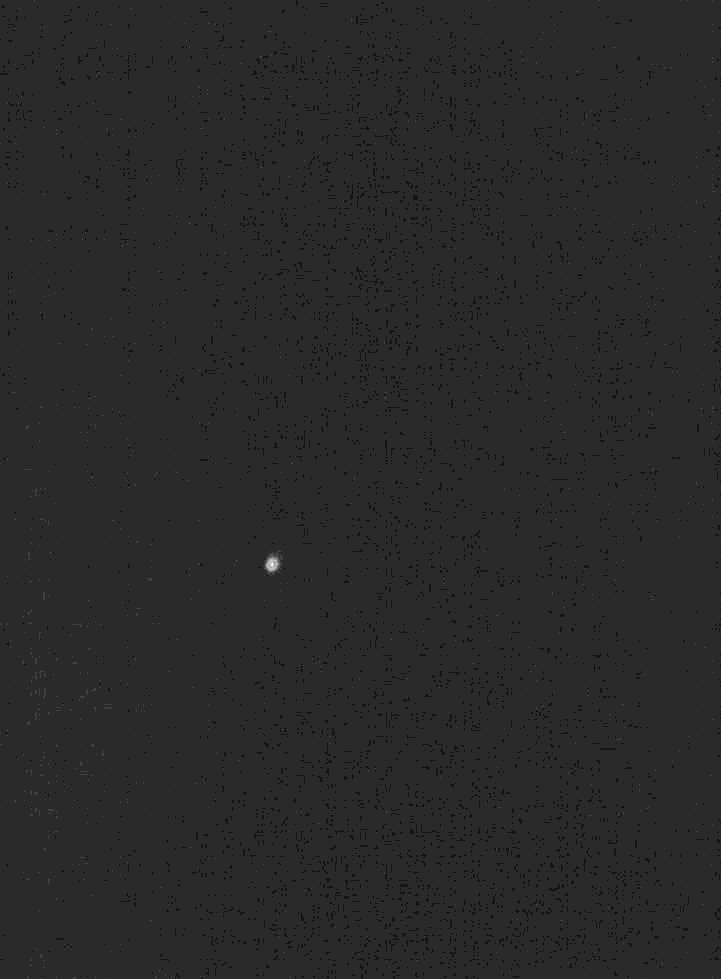
#> input picture Gaussian_Fit/Test_Images/220214_1035_Image.jpg, 721 x 979 px, shrunk from 2208 x 3000 before the run
$ python Gaussian_Fit.py
#> lines starting #> are read from the running program, lines starting #| are printed output that depends on the picture
#Matthew Leung
#February 2022
"""
Functions used to fit a Gaussian to an image, iteratively find the centroid
of an image, crop an image, etc.
"""

import os
import numpy as np
import matplotlib.pyplot as plt
import matplotlib.patches as patches
import scipy.optimize
import scipy.special
import cv2 as cv
import warnings

#######################################################################################
#######################################################################################
#GAUSSIAN FUNCTIONS

def gaussian(x, y, x0, y0, sigma_x, sigma_y, A, back, theta):
    #2D Gaussian
    xs = x - x0
    ys = y - y0
    xr = xs*np.cos(theta) + ys*np.sin(theta)
    yr = -xs*np.sin(theta) + ys*np.cos(theta)
    return A * np.exp( -xr**2/(2*sigma_x**2) -yr**2/(2*sigma_y**2)) + back

def _gaussian(M, x0, y0, sigma_x, sigma_y, A, back, theta):
    #This is just a wrapper function
    x, y = M
    return gaussian(x, y, x0, y0, sigma_x, sigma_y, A, back, theta)

def gaussian_FWHM(sigma):
    return 2*sigma*np.sqrt(2*np.log(2))

# [4 lines left out: function gaussian_intensity, not called in this run]

#######################################################################################
#######################################################################################
#FUNCTIONS TO PROCESS BOUNDS, PARAMETERS, AND RESULTS

def get_param_names(fit_fcn):
    """
    Get the names of the parameters of fit_fcn
    Returns a list of str
    """
    from inspect import signature
    sig = signature(fit_fcn)
    sig_str = str(sig)
    param_names = ''.join(c for c in sig_str if c not in '() ')
    param_names = param_names.split(',')
    return param_names

def construct_bounds_p0(fit_fcn, lb_dict, ub_dict, p0_dict):
    """Constructs bounds and p0"""
    param_names = get_param_names(fit_fcn)
    lb = []
    ub = []
    p0 = []
    for i in range(1,len(param_names),1):
        param_name = param_names[i] #this is a str
        lb += [lb_dict[param_name]]
        ub += [ub_dict[param_name]]
        p0 += [p0_dict[param_name]]
    bounds = (tuple(lb),tuple(ub))
    return bounds, p0

def construct_params_result_dicts(fit_fcn, params, params_uncert):
    """Constructs dicts representing the fitted parameters and uncerts"""
    param_names = get_param_names(fit_fcn)
    params_dict = dict()
    params_uncert_dict = dict()
    for i in range(1,len(param_names),1):
        param_name = param_names[i]
        params_dict[param_name] = params[i-1]
        params_uncert_dict[param_name] = params_uncert[i-1]
    return params_dict, params_uncert_dict

# [15 lines left out: functions construct_params_from_params_dict, display_results, not called in this run]

#######################################################################################
#######################################################################################

def fit_function_to_img(img, fit_fcn, p0, bounds):
    """
    Fits a function <fit_fcn> to an image <img>, given initial parameters <p0>
    and bounds <bounds>
    """

    #2D domain of the fit
    x = np.arange(0, img.shape[1])
    y = np.arange(0, img.shape[0])
    X, Y = np.meshgrid(x, y)

    #Z = abs(img)
    Z = img
    Z_uncert = np.sqrt(np.abs(img)) #uncertainty is square root of counts

    ########################################################
    #Simple Fit Code:

    #Ravel the meshgrids of XY points to a pair of 1D arrays
    xdata = np.vstack((X.ravel(), Y.ravel()))

    ###########################################################################
    #Find the number of fit parameters in function and also the dof
    #See: https://stackoverflow.com/questions/847936/how-can-i-find-the-number-of-arguments-of-a-python-function/41188411#41188411
    from inspect import signature
    sig = signature(fit_fcn)
    dof = xdata.size - (len(sig.parameters) - 1)
    ###########################################################################

    #Use flattened (ravelled) ordering of the data points
    params, cov = scipy.optimize.curve_fit(fit_fcn, xdata, Z.ravel(), p0=p0, sigma=Z_uncert.ravel(), bounds=bounds, maxfev=2e4)

    # Calculate Chi-squared
    chisq = sum(((Z.ravel()-fit_fcn(xdata,*params))/Z_uncert.ravel())**2)
    # Convert Scipy cov matrix to standard covariance matrix.
    cov = cov*dof/chisq
    p = params

    p_uncert = [] #store the uncertainty in the parameters
    for i in range(len(p)) :
        p_uncert += [cov[i,i]**0.5*max(1,np.sqrt(chisq/dof))]
    cdf = scipy.special.chdtrc(dof,chisq)
    chisq_per_dof = chisq/dof
    #print("Chi^2/dof = {}".format(chisq_per_dof))
    #print("CDF = {}".format(cdf))

    return params, p_uncert

# [6 lines left out: function eval_fit_fcn_for_img, not called in this run]

def fit_gaussian(data, xy_guess=None):
    """
    Fit Gaussian PSF to image <img>
    """
    img = data
    theta_min = 0
    theta_max = np.pi
    theta_init = 0
    lb_dict = {'x0':0, 'y0':0, 'sigma_x':0, 'sigma_y':0, 'A':0, 'back':np.min(img), 'theta':theta_min}
    ub_dict = {'x0':img.shape[1], 'y0':img.shape[0], 'sigma_x':np.inf, 'sigma_y':np.inf, 'A':np.inf, 'back':np.inf, 'theta':theta_max}
    p0_dict = {'x0':img.shape[1]/2, 'y0':img.shape[0]/2, 'sigma_x':5, 'sigma_y':5, 'A':np.max(img), 'back':1.1*np.min(img), 'theta':theta_init}

    if xy_guess is not None:
        p0_dict['x0'] = xy_guess[0]
        p0_dict['y0'] = xy_guess[1]

    #fit_fcn = lambda M, x0, y0, sigma_x, sigma_y, A, theta: _gaussian(M, x0, y0, sigma_x, sigma_y, A, 0, theta)
    fit_fcn = _gaussian
    bounds, p0 = construct_bounds_p0(fit_fcn, lb_dict, ub_dict, p0_dict)
    params, params_uncert = fit_function_to_img(img, fit_fcn, p0, bounds)
    params_dict, params_uncert_dict = construct_params_result_dicts(fit_fcn, params, params_uncert)
    return params, params_uncert, params_dict, params_uncert_dict, fit_fcn

#######################################################################################
#######################################################################################

# [35 lines left out: function get_image_centroid, not called in this run]

def get_image_centroid_vectorized(img, calculate_std=False):
    """
    Fast version of get_image_centroid, with vectorized operations.
    Calculates centroid of image <img> using pixel values as weights.
    This is calculated using a weighted mean.
    """
    if img.size == 0: #If image is empty, just return 0, 0
        warnings.warn("ERROR: The image is empty!")
        return 0, 0
    if np.max(img) == np.min(img):
        #The code will fail if all pixels in the image have the same value,
        #because of division by 0 when dividing by img_normalized_sum.
        #Hence, just return the centre of the image
        warnings.warn("WARNING: The image has all constant values!")
        return img.shape[1]/2, img.shape[0]/2

    #First, apply min-max normalization to image <img>
    img_normalized = (img - np.min(img))/(np.max(img)-np.min(img))
    img_normalized_sum = np.sum(img_normalized) #sum of pixels in img_normalized
    img_normalized_transposed = img_normalized.T #transposed version of img_normalized

    y_grid = np.arange(0,img.shape[0]).astype(float) #array from 0 to img.shape[0]
    x_grid = np.arange(0,img.shape[1]).astype(float) #array from 0 to img.shape[1]

    x_cen = np.sum(img_normalized * x_grid) / img_normalized_sum
    y_cen = np.sum(img_normalized_transposed * y_grid) / img_normalized_sum

    if calculate_std == True:
        #effecive number of measurements
        n_eff = img_normalized_sum**2/np.sum(np.power(img_normalized, 2))

        y_grid_sq = np.power(np.arange(0,img.shape[0]) - y_cen, 2)
        x_grid_sq = np.power(np.arange(0,img.shape[1]) - x_cen, 2)

        x_numerator = np.sum(img_normalized * x_grid_sq)
        y_numerator = np.sum(img_normalized_transposed * y_grid_sq)

        x_std = np.sqrt(x_numerator/img_normalized_sum * n_eff/(n_eff-1))
        y_std = np.sqrt(y_numerator/img_normalized_sum * n_eff/(n_eff-1))
        return x_cen, y_cen, x_std, y_std
    else:
        return x_cen, y_cen

# [62 lines left out: functions get_image_centroid_vectorized_no_norm, center_of_mass, crop_image, not called in this run]

def crop_image_safe(data, x, y, zoom_size=200):
    """
    Crops an image (np.ndarray) so that it is centred at (x,y) and has a radius
    of <zoom_size>. Safe version of crop_imagewhich ensures that no empty
    slices will be taken.
    INPUTS:
        ::np.ndarray:: data
        ::int:: x
        ::int:: y
        ::int:: zoom_size #this is in pixels
    """
    #Do not let x_min, x_max, y_min, y_max go out of bounds
    x_min = np.max([int(x - zoom_size), 0])
    x_max = np.min([int(x + zoom_size), data.shape[1]])
    y_min = np.max([int(y - zoom_size), 0])
    y_max = np.min([int(y + zoom_size), data.shape[0]])

    #Make sure that x_min != x_max and y_min != y_max to prevent empty slices
    #(e.g. that the dimension of the cropped image won't be 0 in any directions)
    if x_min == x_max:
        if x_min == 0: #if centre is at left edge
            x_max += 1
        elif x_max == data.shape[1]-1: #if centre is at right edge
            x_min -= 1
        else: #just add this in case
            x_max += 1
    if y_min == y_max:
        if y_min == 0: #if centre is at top edge
            y_max += 1
        elif y_max == data.shape[0]-1: #if centre is at bottom edge
            y_min -= 1
        else: #just add this in case
            y_min -= 1
    zoomed_in_data = data[y_min:y_max, x_min:x_max]
    return zoomed_in_data

#######################################################################################
#######################################################################################

def find_centroid_iter(img, cen_tol=5, maxiter=10, do_plot=False):
    """
    Find the centroid of an image, by iteratively cropping the image and
    finding the centroid of the cropped image. Employs image clipping to
    disregard small pixel values (background noise).
    This function returns when the centroid has not change from the previous
    iteration within a tolerance of <cen_tol> pixels, or if the maximum number
    of iterations <maxiter> has been reached.
    INPUTS:
        ::np.ndarray:: img
        ::float:: cen_tol
        ::int:: maxiter
        ::boolean:: do_plot
    """
    mean = np.mean(img) #mean of the image
    std = np.std(img) #standard deviation of the image

    #clip the image so that values below mean+3*std are forced to 0
    clipped_img = np.where(img < mean+3*std, 0, img)

    x_cen, y_cen = get_image_centroid_vectorized(clipped_img) #initial centroid value
    prev_cen_values = {'x':x_cen, 'y':y_cen} #dictionary to store previous centroid values

    smallest_dist_to_edge = np.min([x_cen, img.shape[1]-x_cen, y_cen, img.shape[0]-y_cen]) #smallest distance from centroid to edge of an image
    radius = np.min([np.min(img.shape)*0.3, smallest_dist_to_edge]) #initialize the radius value to crop image
    radius = np.max([radius, 5]) #to avoid errors when cropping image, set the minimum allowed radius to be 5
    ctr = 0 #counter for the number of iterations
    while True:
        cropped_img = crop_image_safe(img, x_cen, y_cen, zoom_size=radius) #crop the image

        #Calculate image stats and use them to clip image
        mean = np.mean(cropped_img)
        std = np.std(cropped_img)
        #Iteratively decrease the clipping threshold.
        #This is necessary because if mean+i*std is too large, then clipped_img
        #will have all the same pixel values and the code will error out
        for i in range(3,0,-1):
            clipped_img = np.where(cropped_img < mean+i*std, 0, cropped_img)
            if np.max(clipped_img) != np.min(clipped_img):
                break

        #Find the centroid in the coordinate system of cropped_img
        x_cen_prime, y_cen_prime = get_image_centroid_vectorized(clipped_img)
        #Transform the coordinates back to that of original uncropped img
        new_x_cen = x_cen - radius + x_cen_prime
        new_y_cen = y_cen - radius + y_cen_prime

        if do_plot == True: #create plots
            plt.figure()
            plt.imshow(img)
            plt.colorbar()
            rect = patches.Rectangle((x_cen-radius, y_cen-radius), radius*2, radius*2, linewidth=1, edgecolor='r', facecolor='none')
            plt.gca().add_patch(rect)
            plt.scatter(new_x_cen, new_y_cen, c='r', marker='o')
            plt.title("Iteration {}".format(ctr))
            plt.show()

        #Update the values
        x_cen = new_x_cen
        y_cen = new_y_cen
        smallest_dist_to_edge = np.min([x_cen, img.shape[1]-x_cen, y_cen, img.shape[0]-y_cen]) #smallest distance from centroid to edge of an image
        radius = np.min([0.75*radius, smallest_dist_to_edge]) #reduce radius by 0.75 each time
        radius = np.max([radius, 5])
        ctr += 1
        if ctr >= maxiter:
            #Maxmimum number of iterations reached
            break
        centroid_difference = np.sqrt((prev_cen_values['x'] - x_cen)**2 + (prev_cen_values['y'] - y_cen)**2)
        if centroid_difference < cen_tol:
            #Centroid has been unchanged within the tolerance
            break

        prev_cen_values['x'] = x_cen
        prev_cen_values['y'] = y_cen

    return x_cen, y_cen

def crop_image_for_fit(img, x_cen, y_cen, radius_scale=4):
    """
    Crop the image about the centroid for fitting
    INPUTS:
        ::np.ndaray:: img
        ::float:: x_cen
        ::float:: y_cen
        ::float:: radius_scale
    OUTPUTS
        ::np.ndarray:: <cropped_image>
        ::float:: crop_radius
    """
    img_max = np.max(img) #maximum pixel value of the image
    mean = np.mean(img) #mean value fo the image
    std = np.std(img) #standard deviation of the image

    #Threshold the image:
    #All pixels with values 4 standard deviations greater than the image mean
    #will have a value of img_max
    ret, thresh = cv.threshold(img, mean+4*std, img_max, cv.THRESH_BINARY)

    radius = np.sqrt(np.sum(thresh)/img_max/np.pi) #assume that the beam is circular
    crop_radius = radius * radius_scale

    #Find the smallest distance from the centroid to an edge of the image
    smallest_dist_to_edge = np.min([x_cen, img.shape[1]-x_cen, y_cen, img.shape[0]-y_cen])
    crop_radius = np.min([smallest_dist_to_edge, crop_radius]) #take the smaller of crop_radius and smallest_dist_to_edge
    return crop_image_safe(img, x_cen, y_cen, zoom_size=crop_radius), crop_radius

#######################################################################################
#######################################################################################


def slice_gui(img_og, img, Z_gaussian, x_cen, y_cen, crop_radius):
    """
    GUI for visualizing image
    """
    h, w = img.shape #height and width of image

    fig, ax = plt.subplots(nrows=1, ncols=3, figsize=(10,4), constrained_layout=True)
    #fig.tight_layout()
    im = ax[0].imshow(img_og, cmap='gray')
    #fig.colorbar(im, ax=ax[0], cmap='gray')
    rect = patches.Rectangle((x_cen-crop_radius, y_cen-crop_radius), crop_radius*2, crop_radius*2, linewidth=1, edgecolor='r', facecolor='none')
    ax[0].add_patch(rect)
    ax[0].set_title('Original Image')

    from mpl_toolkits.axes_grid1 import make_axes_locatable
    divider = make_axes_locatable(ax[1])
    top_ax = divider.append_axes("top", size=1, pad=0.1, sharex=ax[1]) #Note: size and pad should be axes_grid.axes_size compatible
    top_ax.xaxis.set_tick_params(labelbottom=False) #don't show xlabel
    right_ax = divider.append_axes("right", size=1, pad=0.1, sharey=ax[1])
    right_ax.yaxis.set_tick_params(labelleft=False)

    top_ax.set_ylabel('Counts')
    right_ax.set_xlabel('Counts')

    #ax[1].set_xlabel('Horizontal Pixel Number')
    #ax[1].set_ylabel('Vertical Pixel Number')

    ax[1].imshow(img, cmap='gray')
    #ax[1].set_title('Cropped Region')

    ax[1].autoscale(enable=False)
    top_ax.autoscale(enable=False)
    right_ax.autoscale(enable=False)
    top_ax.set_ylim(top=np.max(img)*1.1)
    right_ax.set_xlim(right=np.max(img)*1.1)
    h_line = ax[1].axhline(np.nan, color='r')
    h_prof, = top_ax.plot(np.arange(w),np.zeros(w), 'r-')
    v_line = ax[1].axvline(np.nan, color='g')
    v_prof, = right_ax.plot(np.zeros(h), np.arange(h), 'g-')

    ax[2].imshow(Z_gaussian, cmap='gray')
    ax[2].set_title('Gaussian Fit of Cropped Region')

    # [11 lines left out: function on_move, not called in this run]

    fig.canvas.mpl_connect('motion_notify_event', on_move)

    plt.show()

if __name__ == "__main__":
    filename = "Test_Images/220214_1035_Image.jpg"
    #filename = "Test_Images/test2.png"
    img = cv.imread(filename, cv.IMREAD_GRAYSCALE)
#> img is the input picture: shape (979, 721); min 1, max 13, mean 2.97

    # [4 lines of commented-out code are left out]
    plt.figure()
    plt.imshow(img)
    plt.colorbar()
    plt.show()
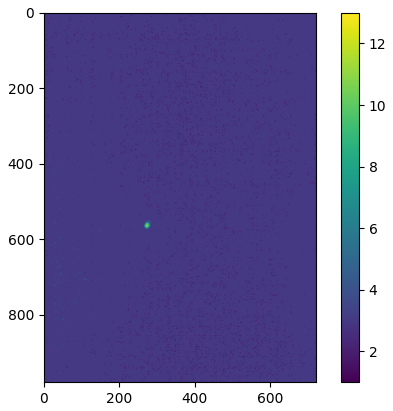
#> figure drawn by matplotlib, 2 panels

    '''
    x_cen, y_cen = get_image_centroid_vectorized(img)
    img_cropped = crop_image(img, x_cen, y_cen, zoom_size=50)
    plt.figure()
    plt.imshow(img_cropped)
    plt.colorbar()
    #plt.scatter(x_cen, y_cen, c='r', marker='o', s=50,)
    plt.show()
    '''

    x_cen, y_cen = find_centroid_iter(img, cen_tol=5, maxiter=10, do_plot=True)
#> in find_centroid_iter, `mean = np.mean(img)`: mean = 2.97
#> in find_centroid_iter, `std = np.std(img)`: std = 0.215
#> in find_centroid_iter, `clipped_img = np.where(img < mean+3*std, 0, img)`:
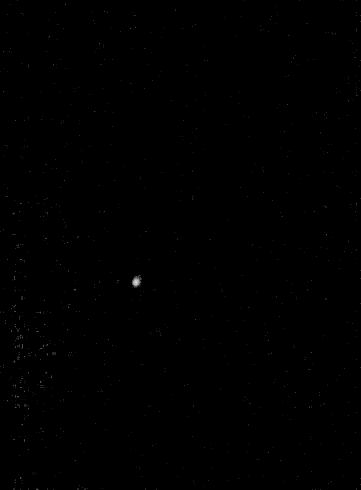
#> clipped_img: shape (979, 721) (shown at 1/2 size); min 0, max 13, mean 0.0144; drawn with min black and max white
#> in get_image_centroid_vectorized, `img_normalized_sum = np.sum(img_normalized)`: img_normalized_sum = 782.9
#> in get_image_centroid_vectorized, `img_normalized_transposed = img_normalized.T`:
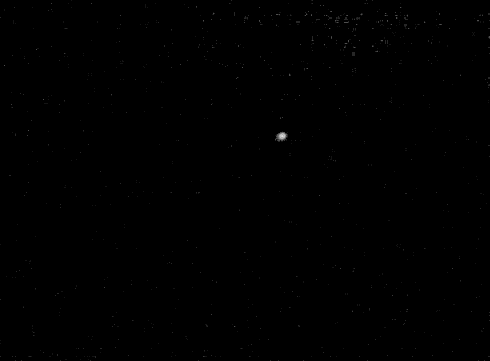
#> img_normalized_transposed: shape (721, 979) float64 (shown at 1/2 size); min 0, max 1, mean 0.00111
#> in get_image_centroid_vectorized, `x_cen = np.sum(img_normalized * x_grid) / img_normalized_sum`: x_cen = 247.9
#> in get_image_centroid_vectorized, `y_cen = np.sum(img_normalized_transposed * y_grid) / img_normalized_sum`: y_cen = 564.6
#> in find_centroid_iter, `x_cen, y_cen = get_image_centroid_vectorized(clipped_img)`: x_cen = 247.9; y_cen = 564.6
#> in find_centroid_iter, `prev_cen_values = {'x':x_cen, 'y':y_cen}`: prev_cen_values = {'x': 247.9, 'y': 564.6}
#> in find_centroid_iter, `smallest_dist_to_edge = np.min([x_cen, img.shape[1]-x_cen, y_cen, img...`: smallest_dist_to_edge = 247.9
#> in find_centroid_iter, `radius = np.min([np.min(img.shape)*0.3, smallest_dist_to_edge])`: radius = 216.3
#> in crop_image_safe, `x_min = np.max([int(x - zoom_size), 0])`: x_min = 31
#> in crop_image_safe, `x_max = np.min([int(x + zoom_size), data.shape[1]])`: x_max = 464
#> in crop_image_safe, `y_min = np.max([int(y - zoom_size), 0])`: y_min = 348
#> in crop_image_safe, `y_max = np.min([int(y + zoom_size), data.shape[0]])`: y_max = 780
#> in crop_image_safe, `zoomed_in_data = data[y_min:y_max, x_min:x_max]`:
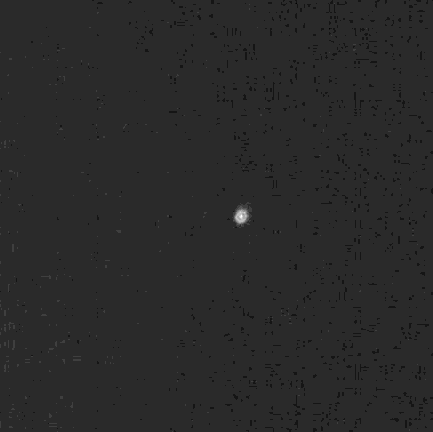
#> zoomed_in_data: shape (432, 433); min 1, max 13, mean 2.98; drawn with min black and max white
#> in find_centroid_iter, `mean = np.mean(cropped_img)`: mean = 2.98
#> in find_centroid_iter, `std = np.std(cropped_img)`: std = 0.251
#> the loop in find_centroid_iter, `for i in range(3,0,-1):` made 1 pass
#> pass 1, in find_centroid_iter, `clipped_img = np.where(cropped_img < mean+i*std, 0, cropped_img)`:
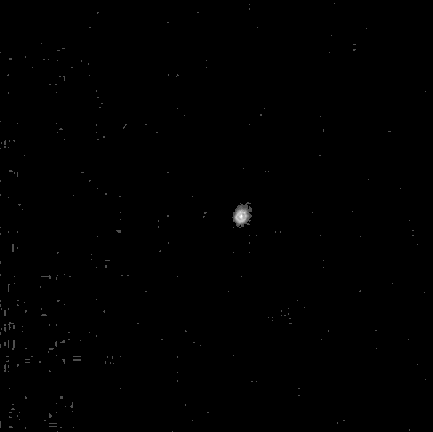
#> clipped_img: shape (432, 433); min 0, max 13, mean 0.0287; drawn with min black and max white
#> in find_centroid_iter, `x_cen_prime, y_cen_prime = get_image_centroid_vectorized(clipped_img)`: x_cen_prime = 151.8; y_cen_prime = 250.7
#> in find_centroid_iter, `new_x_cen = x_cen - radius + x_cen_prime`: new_x_cen = 183.4
#> in find_centroid_iter, `new_y_cen = y_cen - radius + y_cen_prime`: new_y_cen = 599
#> in find_centroid_iter, `plt.show()`:
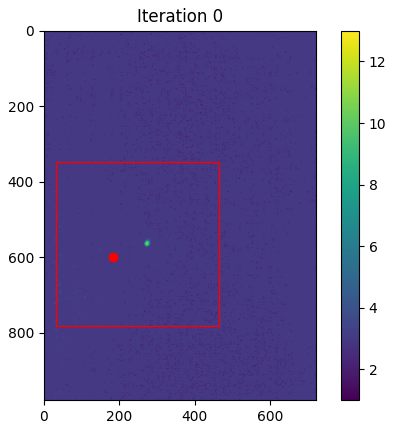
#> figure drawn by matplotlib, 2 panels
#> in find_centroid_iter, `x_cen = new_x_cen`: x_cen = 183.4
#> in find_centroid_iter, `y_cen = new_y_cen`: y_cen = 599
#> (the rest of the program and of its run is left out)
